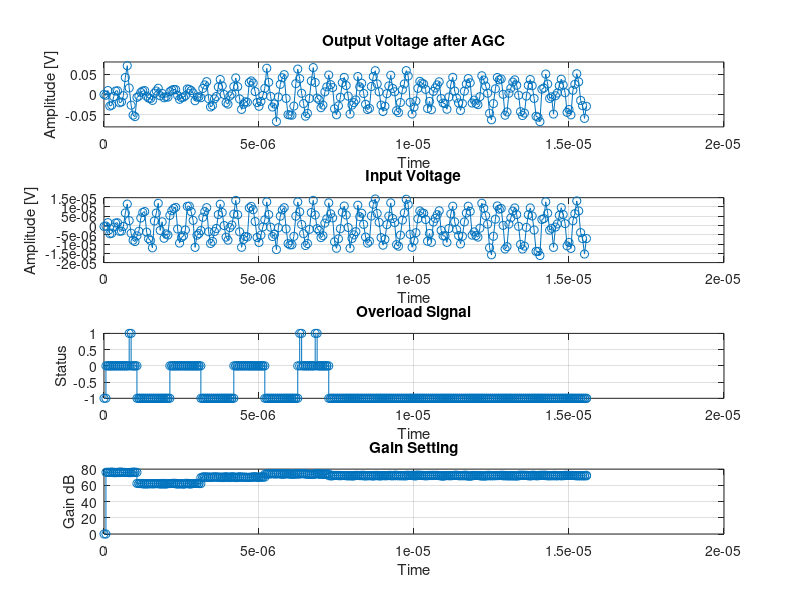

This figure's MATLAB source:
close all
clear all
clc

rng('shuffle');
% Set the incoming amplitude and frequency
%amplitude = 200e-6;
%amplitude = 0.005;
%amplitude = 0.05;
amplitude = 10e-6;
f = 2e6;

% Sampling frequency
Fs = 16e6;

% Max gain (76dB) and threshold that toggles overload signal
%max_gain = 6300;
threshold = 50e-3;

% Number of time points and time vector, using 128us requirement
N = 2048;
dT = 1/Fs;
t = 0:dT:(N-1)*dT;
tt = 1:N;
% Generate some white noise to add to the signal
noise_power = (1e-9)^2 * (Fs/2);
noise = sqrt(noise_power) * randn(1,N);


% Generate input signal with noise
vin = amplitude * sin(2*pi*f*t) + noise;
%vin = amplitude * sin(2*pi*f*t);

%Start with noise, jump to signal
vin = [noise(1:10), vin(1:N-10)];

% Keep track of gain setting at every timestep, start at the max
%gain = max_gain*ones(1,N);
gain = zeros(1,N);
%For personal viewing pleasure
gaindB = zeros(1,N);

% Initialize some signals
vin_amplified = zeros(1,N);
% Overload is not assessed during the post-adjustment delay time. Gain of
% -1 marks that period for an easier viewing experience
overload = ones(1,N) * -1;

% Gain of -1 for easier debugging
gain_array = ones(N,6) * -1;

% Initialize gain to 76dB
gain_array(1,:) = [1 0 0 1 1 0]; 

i = 1;
counter1 = 16; %Counter for envelope detection. 1 us
counter2 = 16; %Counter for delay. 1 us
indicator = 0; %Indicates whether or not overload was high at some point during the detection period.

for ii = 2:N
    %Start by copying over last gain settings
    gain_array(ii,:) = gain_array(ii-1,:);
    if i < 7
        if counter1 == 0
            %Envelope detection of 1 us complete
            if counter2 == 16
                %Adjust gain once
                switch indicator
                    case(1)
                        if isequal(gain_array(ii-1,:), [1 0 0 1 1 0])
                            %Weird special case
                            gain_array(ii,:) = [0 1 1 1 1 1];
                            i = 2;
                        else
                            %Turn down next most significant bit
                            gain_array(ii,i) = 0;
                            %Decrease bit count
                            i = i + 1;
                        end
                    case(0)
                        if isequal(gain_array(ii-1,:), [1 0 0 1 1 0])
                            %Do nothing; can't increase anymore
                        elseif isequal(gain_array(ii-1,:), [0 1 1 1 1 1])
                            gain_array(ii,:) = [1 0 0 0 1 1];
                            i = 5;
                        else
                            %Turn back last turned down value
                            gain_array(ii,i-1) = 1;
                            %Turn down current value
                            gain_array(ii,i) = 0;
                            %Decrease bit count
                            i = i + 1;
                        end
                    otherwise
                        warning('Wat.');
                end
            end
            %Wait for 1 us before resetting envelope detector
            if counter2 == 0
                indicator = 0;
                counter1 = 16;
                counter2 = 16;
            else
                counter2 = counter2 - 1;
            end
        else
            %Envelope detecting
            if vin_amplified(ii-1) > threshold
                overload(ii) = 1;
                indicator = 1;
            else
                overload(ii) = 0;
            end
            counter1 = counter1 - 1;
        end
    end
    
    % Calculate dB gain from binary gain array
    gaindB(ii) = 2*bi2de(gain_array(ii,:), 'left-msb');
    
    %Uncomment to give error
    error_range = 1;
    gaindB(ii) = gaindB(ii) - 0.5*error_range + rand(1)*error_range;
    
    % Calculate mag gain from db gain
    gain(ii) = db2mag(gaindB(ii));
    
    % Apply gain
    vin_amplified(ii) = gain(ii) * vin(ii);
end

%Plots
figure;subplot(411);
set(gca, 'Fontsize', 16)
plot(t(1,1:250), vin_amplified(1,1:250), '-o')
ylim([-0.08, 0.08])
title('Output Voltage after AGC')
xlabel('Time')
ylabel('Amplitude [V]')
grid on

subplot(412);
set(gca, 'Fontsize', 16)
plot(t(1,1:250), vin(1,1:250), '-o')
title('Input Voltage')
xlabel('Time')
ylabel('Amplitude [V]')
grid on

subplot(413);
set(gca, 'Fontsize', 16)
stairs(t(1,1:250), overload(1,1:250), '-o')
title('Overload Signal')
xlabel('Time')
ylabel('Status')
grid on

subplot(414);
set(gca, 'Fontsize', 16)
stairs(t(1,1:250), gaindB(1,1:250), '-o')
title('Gain Setting')
xlabel('Time')
ylabel('Gain dB')
grid on
